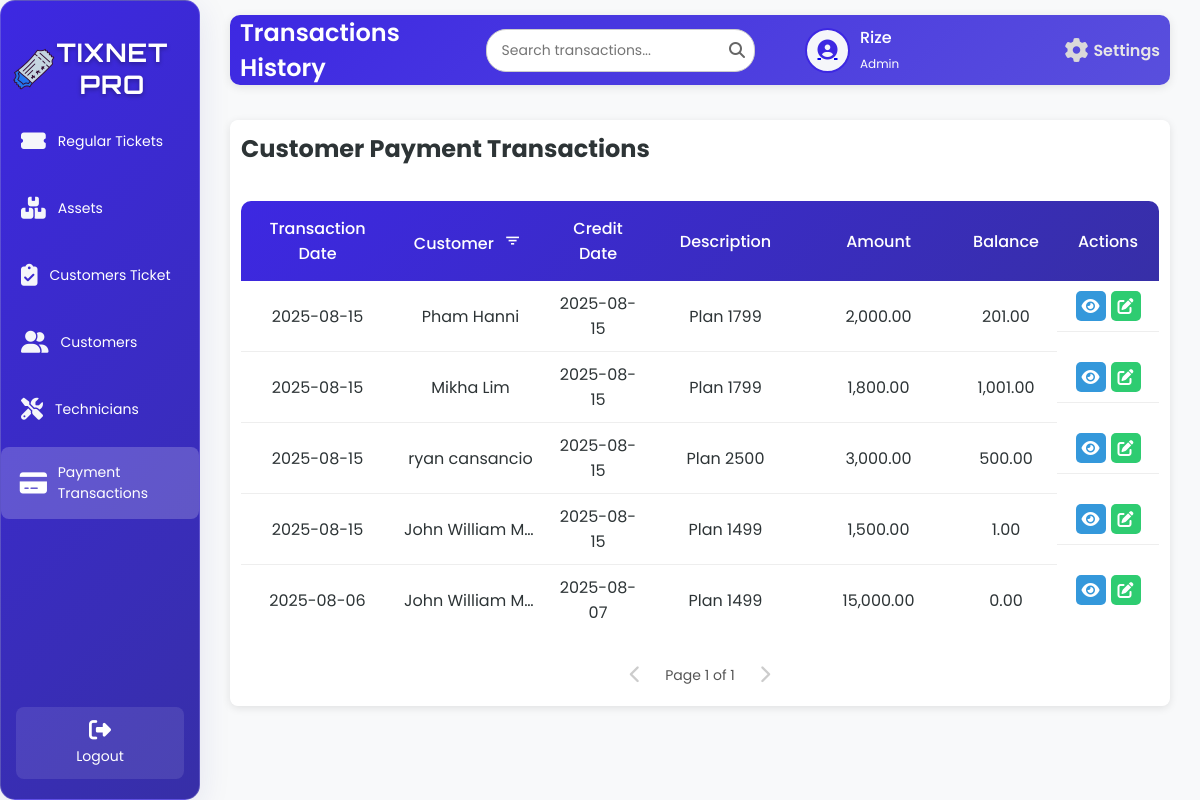
/Payments.php (signed in), run on the app's committed database.
### tables this page shows
CREATE TABLE `tbl_user` (
  `u_id` int(50) NOT NULL,
  `u_fname` varchar(200) NOT NULL,
  `u_lname` varchar(200) NOT NULL,
  `u_email` varchar(200) NOT NULL,
  `u_username` varchar(200) NOT NULL,
  `u_password` varchar(200) NOT NULL,
  `u_type` varchar(200) NOT NULL,
  `u_status` varchar(200) NOT NULL,
  `is_online` tinyint(1) DEFAULT 0
);

CREATE TABLE `tbl_transactions` (
  `t_id` int(50) NOT NULL,
  `t_date` varchar(200) NOT NULL,
  `t_balance` int(50) NOT NULL,
  `t_credit_date` varchar(200) NOT NULL,
  `t_description` varchar(200) NOT NULL,
  `t_amount` int(50) NOT NULL,
  `t_customer_name` varchar(200) NOT NULL
);

### Payments.php (the view, shortened to what this page needs)
<?php
include 'db.php';
$firstName = '';
$userType = '';
$avatarPath = $_SESSION['avatarPath'];
$sqlUser = "SELECT u_fname, u_lname, u_type FROM tbl_user WHERE u_username = ?";
$stmt = $conn->prepare($sqlUser);
$stmt->bind_param("s", $_SESSION['username']);
$stmt->execute();
$resultUser = $stmt->get_result();
if ($resultUser->num_rows > 0) {
    $row = $resultUser->fetch_assoc();
    $firstName = $row['u_fname'] ?: 'Unknown';
    $userType = strtolower($row['u_type']) ?: 'staff';
} else {
    error_log("User not found for username: {$_SESSION['username']}");
    $_SESSION['error'] = "User not found.";
    header("Location: Payments.php?page_transaction=1");
    exit();
}
$limit = 10;
$pageTransaction = isset($_GET['page_transaction']) ? max(1, (int)$_GET['page_transaction']) : 1;
$offsetTransaction = ($pageTransaction - 1) * $limit;
$totalTransactionQuery = "SELECT COUNT(*) AS total FROM tbl_transactions";
$totalTransactionResult = $conn->query($totalTransactionQuery);
$totalTransactionRow = $totalTransactionResult->fetch_assoc();
$totalTransaction = $totalTransactionRow['total'];
$totalTransactionPages = ceil($totalTransaction / $limit);
$sqlTransaction = "SELECT t_id, t_date, t_customer_name, t_credit_date, t_description, t_amount, t_balance
                   FROM tbl_transactions
                   ORDER BY t_date DESC
                   LIMIT ?, ?";
$stmtTransaction = $conn->prepare($sqlTransaction);
$stmtTransaction->bind_param("ii", $offsetTransaction, $limit);
$stmtTransaction->execute();
$resultTransaction = $stmtTransaction->get_result();
?>
<!DOCTYPE html>
<html lang="en">
<head>
    <link rel="stylesheet" href="PaymentT.css">
    <link rel="stylesheet" href="https://cdnjs.cloudflare.com/ajax/libs/font-awesome/6.6.0/css/all.min.css">
    <link rel="stylesheet" href="https://unpkg.com/boxicons@2.1.4/css/boxicons.min.css">
</head>
<body>
<div class="wrapper">
    <div class="sidebar glass-container">
        <h2><img src="image/logo.png" alt="TixNet Icon" class="sidebar-icon">TixNet Pro</h2>
        <ul>
        <li><a href="staffD.php"><i class="fas fa-ticket-alt icon"></i> <span>Regular Tickets</span></a></li>
        <li><a href="assetsT.php"><i class="fas fa-boxes icon"></i> <span>Assets</span></a></li>
        <li><a href="AllCustomersT.php"><i class="fas fa-clipboard-check icon"></i> <span>Customers Ticket</span></a></li>
        <li><a href="customersT.php"><i class="fas fa-user-friends icon"></i> <span>Customers</span></a></li>
        <li><a href="AssignTech.php"><i class="fas fa-tools icon"></i> <span>Technicians</span></a></li>
        <li><a href="Payments.php" class="active"><i class="fas fa-credit-card icon"></i> <span>Payment Transactions</span></a></li>
    </ul>
    <footer>
        <a href="technician_staff.php" class="back-home"><i class="fas fa-sign-out-alt"></i> Logout</a>
    </footer>
    </div>
    <div class="container">
        <div class="upper">
            <h1>Transactions History</h1>
            <div class="search-container">
                <input type="text" class="search-bar" id="searchInput" placeholder="Search transactions..." onkeyup="debouncedSearchTransactions()">
                <span class="search-icon"><i class="fas fa-search"></i></span>
            </div>
            <div class="user-profile">
                <div class="user-icon">
                    <a href="image.php">
                        <?php
                        $cleanAvatarPath = preg_replace('/\?\d+$/', '', $avatarPath);
                        if (!empty($avatarPath) && file_exists($cleanAvatarPath)) {
                            echo "<img src='" . htmlspecialchars($avatarPath, ENT_QUOTES, 'UTF-8') . "' alt='User Avatar'>";
                        } else {
                            echo "<i class='fas fa-user-circle'></i>";
                        }
                        ?>
                    </a>
                </div>
                <div class="user-details">
                    <span><?php echo htmlspecialchars($firstName, ENT_QUOTES, 'UTF-8'); ?></span>
                    <small><?php echo htmlspecialchars(ucfirst($userType), ENT_QUOTES, 'UTF-8'); ?></small>
                </div>
                <a href="settings.php" class="settings-link">
                    <i class="fas fa-cog"></i>
                    <span>Settings</span>
                </a>
            </div>
        </div>
        <div class="table-box glass-container">
            <h2>Customer Payment Transactions</h2>
            <div class="customer-transactions active">
                <table id="transactions-table">
                    <thead>
                        <tr>
                            <th>Transaction Date</th>
                            <th>Customer <button class="filter-btn" onclick="showAccountFilterModal('transaction')" title="Filter by Customer Name"><i class='bx bx-filter'></i></button></th>
                            <th>Credit Date</th>
                            <th>Description</th>
                            <th>Amount</th>
                            <th>Balance</th>
                            <th>Actions</th>
                        </tr>
                    </thead>
                    <tbody id="transactions-table-body">
                        <?php
                        if ($resultTransaction->num_rows > 0) {
                            while ($row = $resultTransaction->fetch_assoc()) {
                                echo "<tr>
                                        <td>" . htmlspecialchars($row['t_date'], ENT_QUOTES, 'UTF-8') . "</td>
                                        <td>" . htmlspecialchars($row['t_customer_name'], ENT_QUOTES, 'UTF-8') . "</td>
                                        <td>" . htmlspecialchars($row['t_credit_date'], ENT_QUOTES, 'UTF-8') . "</td>
                                        <td>" . htmlspecialchars($row['t_description'], ENT_QUOTES, 'UTF-8') . "</td>
                                        <td>" . number_format($row['t_amount'], 2) . "</td>
                                        <td>" . number_format($row['t_balance'], 2) . "</td>
                                        <td class='action-buttons'>
                                            <a class='view-btn' href='#' onclick=\"showTransactionViewModal('" . htmlspecialchars($row['t_id'], ENT_QUOTES, 'UTF-8') . "', '" . htmlspecialchars($row['t_date'], ENT_QUOTES, 'UTF-8') . "', '" . htmlspecialchars($row['t_customer_name'], ENT_QUOTES, 'UTF-8') . "', '" . htmlspecialchars($row['t_credit_date'], ENT_QUOTES, 'UTF-8') . "', '" . htmlspecialchars($row['t_description'], ENT_QUOTES, 'UTF-8') . "', '" . number_format($row['t_amount'], 2) . "', '" . number_format($row['t_balance'], 2) . "')\" title='View'><i class='fas fa-eye'></i></a>
                                            <a class='edit-btn' href='#' onclick=\"showEditTransactionModal('" . htmlspecialchars($row['t_id'], ENT_QUOTES, 'UTF-8') . "', '" . htmlspecialchars($row['t_date'], ENT_QUOTES, 'UTF-8') . "', '" . htmlspecialchars($row['t_customer_name'], ENT_QUOTES, 'UTF-8') . "', '" . htmlspecialchars($row['t_credit_date'], ENT_QUOTES, 'UTF-8') . "', '" . htmlspecialchars($row['t_description'], ENT_QUOTES, 'UTF-8') . "', '" . number_format($row['t_amount'], 2) . "')\" title='Edit'><i class='fas fa-edit'></i></a>
                                        </td>
                                      </tr>";
                            }
                        } else {
                            echo "<tr><td colspan='7' style='text-align: center;'>No transactions found.</td></tr>";
                        }
                        ?>
                    </tbody>
                </table>
                <div class="pagination" id="transaction-pagination">
                    <?php if ($pageTransaction > 1): ?>
                        <a href="?page_transaction=<?php echo $pageTransaction - 1; ?>" class="pagination-link"><i class="fas fa-chevron-left"></i></a>
                    <?php else: ?>
                        <span class="pagination-link disabled"><i class="fas fa-chevron-left"></i></span>
                    <?php endif; ?>
                    <span class="current-page">Page <?php echo $pageTransaction; ?> of <?php echo $totalTransactionPages; ?></span>
                    <?php if ($pageTransaction < $totalTransactionPages): ?>
                        <a href="?page_transaction=<?php echo $pageTransaction + 1; ?>" class="pagination-link"><i class="fas fa-chevron-right"></i></a>
                    <?php else: ?>
                        <span class="pagination-link disabled"><i class="fas fa-chevron-right"></i></span>
                    <?php endif; ?>
                </div>
            </div>
        </div>
    </div>
</div>
</body>
</html>

### data on the page
tbl_user: u_fname "Rize", u_type "Admin"
tbl_transactions: t_date "2025-08-15", t_customer_name "Pham Hanni", t_credit_date "2025-08-15", t_description "Plan 1799", t_amount "2,000.00", t_balance "201.00"
tbl_transactions: t_date "2025-08-15", t_customer_name "Mikha Lim", t_credit_date "2025-08-15", t_description "Plan 1799", t_amount "1,800.00", t_balance "1,001.00"
tbl_transactions: t_date "2025-08-15", t_customer_name "ryan cansancio", t_credit_date "2025-08-15", t_description "Plan 2500", t_amount "3,000.00", t_balance "500.00"
tbl_transactions: t_date "2025-08-15", t_customer_name "John William M…", t_credit_date "2025-08-15", t_description "Plan 1499", t_amount "1,500.00", t_balance "1.00"
tbl_transactions: t_date "2025-08-06", t_customer_name "John William M…", t_credit_date "2025-08-07", t_description "Plan 1499", t_amount "15,000.00", t_balance "0.00"

### other printed values
$pageTransaction "1"
$totalTransactionPages "1"
